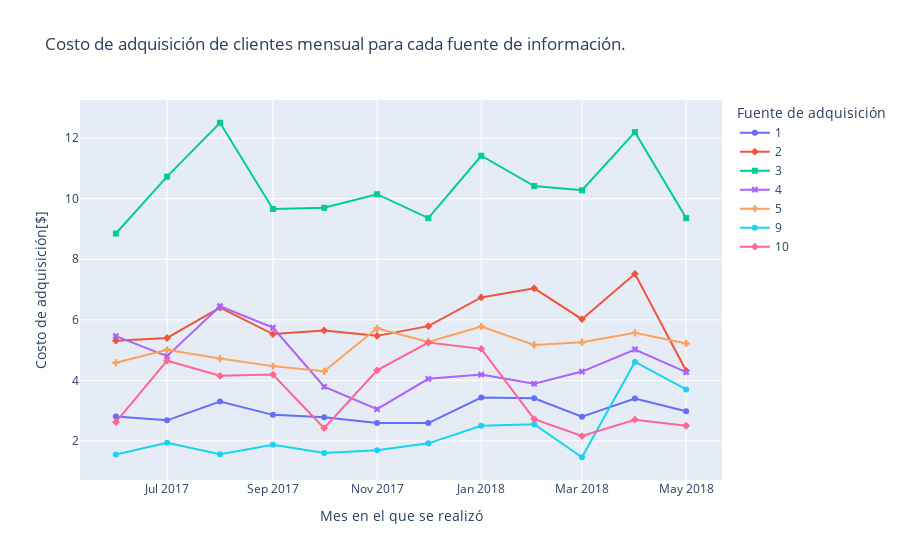

Notebook code cell kept with this figure:
### Code cell
#Mostramos la información
fig_6 = px.line(monthly_cac,x='date_month',y='cac',symbol='source_id',color='source_id',
                title='Costo de adquisición de clientes mensual para cada fuente de información.',
                labels={'date_month': 'Mes en el que se realizó', 'cac':'Costo de adquisición[$]','source_id':'Fuente de adquisición'})
fig_6.show()

### Figure 1 — Plotly figure (JSON) as saved in the notebook; plotly's stock layout.template omitted (floating-point values rounded to 4 significant figures)
{"data": [{"hovertemplate": "Fuente de adquisición=1<br>Mes en el que se realizó=%{x}<br>Costo de adquisición[$]=%{y}<extra></extra>", "legendgroup": "1", "line": {"color": "#636efa", "dash": "solid"}, "marker": {"symbol": "circle"}, "mode": "lines+markers", "name": "1", "orientation": "v", "showlegend": true, "type": "scatter", "x": ["2017-06-01", "2017-07-01", "2017-08-01", "2017-09-01", "2017-10-01", "2017-11-01", "2017-12-01", "2018-01-01", "2018-02-01", "2018-03-01", "2018-04-01", "2018-05-01"], "xaxis": "x", "y": [2.81, 2.68, 3.3, 2.86, 2.78, 2.59, 2.59, 3.43, 3.41, 2.8, 3.4, 2.98], "yaxis": "y"}, {"hovertemplate": "Fuente de adquisición=2<br>Mes en el que se realizó=%{x}<br>Costo de adquisición[$]=%{y}<extra></extra>", "legendgroup": "2", "line": {"color": "#EF553B", "dash": "solid"}, "marker": {"symbol": "diamond"}, "mode": "lines+markers", "name": "2", "orientation": "v", "showlegend": true, "type": "scatter", "x": ["2017-06-01", "2017-07-01", "2017-08-01", "2017-09-01", "2017-10-01", "2017-11-01", "2017-12-01", "2018-01-01", "2018-02-01", "2018-03-01", "2018-04-01", "2018-05-01"], "xaxis": "x", "y": [5.31, 5.4, 6.4, 5.53, 5.65, 5.47, 5.79, 6.74, 7.04, 6.02, 7.52, 4.32], "yaxis": "y"}, {"hovertemplate": "Fuente de adquisición=3<br>Mes en el que se realizó=%{x}<br>Costo de adquisición[$]=%{y}<extra></extra>", "legendgroup": "3", "line": {"color": "#00cc96", "dash": "solid"}, "marker": {"symbol": "square"}, "mode": "lines+markers", "name": "3", "orientation": "v", "showlegend": true, "type": "scatter", "x": ["2017-06-01", "2017-07-01", "2017-08-01", "2017-09-01", "2017-10-01", "2017-11-01", "2017-12-01", "2018-01-01", "2018-02-01", "2018-03-01", "2018-04-01", "2018-05-01"], "xaxis": "x", "y": [8.85, 10.73, 12.51, 9.66, 9.7, 10.15, 9.36, 11.42, 10.42, 10.28, 12.2, 9.36], "yaxis": "y"}, {"hovertemplate": "Fuente de adquisición=4<br>Mes en el que se realizó=%{x}<br>Costo de adquisición[$]=%{y}<extra></extra>", "legendgroup": "4", "line": {"color": "#ab63fa", "dash": "solid"}, "marker": {"symbol": "x"}, "mode": "lines+markers", "name": "4", "orientation": "v", "showlegend": true, "type": "scatter", "x": ["2017-06-01", "2017-07-01", "2017-08-01", "2017-09-01", "2017-10-01", "2017-11-01", "2017-12-01", "2018-01-01", "2018-02-01", "2018-03-01", "2018-04-01", "2018-05-01"], "xaxis": "x", "y": [5.46, 4.8, 6.45, 5.74, 3.79, 3.05, 4.05, 4.19, 3.89, 4.29, 5.02, 4.27], "yaxis": "y"}, {"hovertemplate": "Fuente de adquisición=5<br>Mes en el que se realizó=%{x}<br>Costo de adquisición[$]=%{y}<extra></extra>", "legendgroup": "5", "line": {"color": "#FFA15A", "dash": "solid"}, "marker": {"symbol": "cross"}, "mode": "lines+markers", "name": "5", "orientation": "v", "showlegend": true, "type": "scatter", "x": ["2017-06-01", "2017-07-01", "2017-08-01", "2017-09-01", "2017-10-01", "2017-11-01", "2017-12-01", "2018-01-01", "2018-02-01", "2018-03-01", "2018-04-01", "2018-05-01"], "xaxis": "x", "y": [4.58, 5.01, 4.72, 4.47, 4.3, 5.72, 5.27, 5.78, 5.17, 5.26, 5.57, 5.22], "yaxis": "y"}, {"hovertemplate": "Fuente de adquisición=9<br>Mes en el que se realizó=%{x}<br>Costo de adquisición[$]=%{y}<extra></extra>", "legendgroup": "9", "line": {"color": "#19d3f3", "dash": "solid"}, "marker": {"symbol": "circle"}, "mode": "lines+markers", "name": "9", "orientation": "v", "showlegend": true, "type": "scatter", "x": ["2017-06-01", "2017-07-01", "2017-08-01", "2017-09-01", "2017-10-01", "2017-11-01", "2017-12-01", "2018-01-01", "2018-02-01", "2018-03-01", "2018-04-01", "2018-05-01"], "xaxis": "x", "y": [1.55, 1.94, 1.56, 1.87, 1.6, 1.69, 1.92, 2.5, 2.55, 1.46, 4.61, 3.7], "yaxis": "y"}, {"hovertemplate": "Fuente de adquisición=10<br>Mes en el que se realizó=%{x}<br>Costo de adquisición[$]=%{y}<extra></extra>", "legendgroup": "10", "line": {"color": "#FF6692", "dash": "solid"}, "marker": {"symbol": "diamond"}, "mode": "lines+markers", "name": "10", "orientation": "v", "showlegend": true, "type": "scatter", "x": ["2017-06-01", "2017-07-01", "2017-08-01", "2017-09-01", "2017-10-01", "2017-11-01", "2017-12-01", "2018-01-01", "2018-02-01", "2018-03-01", "2018-04-01", "2018-05-01"], "xaxis": "x", "y": [2.62, 4.65, 4.15, 4.19, 2.42, 4.33, 5.25, 5.04, 2.72, 2.16, 2.7, 2.5], "yaxis": "y"}], "layout": {"legend": {"title": {"text": "Fuente de adquisición"}, "tracegroupgap": 0}, "title": {"text": "Costo de adquisición de clientes mensual para cada fuente de información."}, "xaxis": {"anchor": "y", "domain": [0, 1], "title": {"text": "Mes en el que se realizó"}}, "yaxis": {"anchor": "x", "domain": [0, 1], "title": {"text": "Costo de adquisición[$]"}}}}
